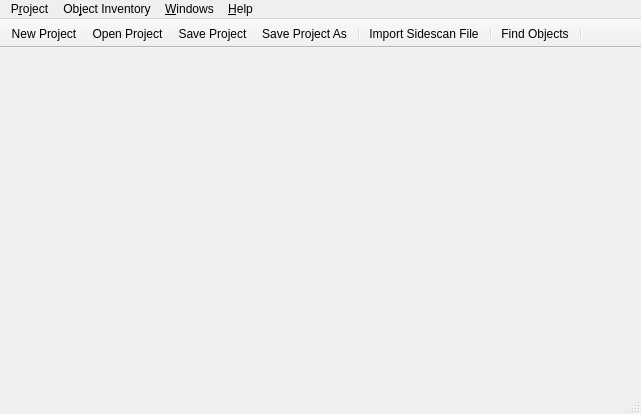
<?xml version="1.0" encoding="UTF-8"?>
<ui version="4.0">
 <class>MainWindow</class>
 <widget class="QMainWindow" name="MainWindow">
  <property name="geometry">
   <rect>
    <x>0</x>
    <y>0</y>
    <width>641</width>
    <height>414</height>
   </rect>
  </property>
  <property name="windowTitle">
   <string>OpenSidescan - by CIDCO</string>
  </property>
  <property name="windowIcon">
   <iconset resource="../../resources.qrc">
    <normaloff>:/Images/resources/cidco_icon.png</normaloff>:/Images/resources/cidco_icon.png</iconset>
  </property>
  <widget class="QWidget" name="centralWidget"/>
  <widget class="QMenuBar" name="menuBar">
   <property name="geometry">
    <rect>
     <x>0</x>
     <y>0</y>
     <width>641</width>
     <height>22</height>
    </rect>
   </property>
   <widget class="QMenu" name="menuFile">
    <property name="title">
     <string>P&amp;roject</string>
    </property>
    <addaction name="actionNewProject"/>
    <addaction name="actionOpenProject"/>
    <addaction name="actionSaveProject"/>
    <addaction name="actionSaveAs"/>
    <addaction name="separator"/>
    <addaction name="actionImport"/>
    <addaction name="separator"/>
    <addaction name="actionQuit"/>
   </widget>
   <widget class="QMenu" name="menuHelp">
    <property name="title">
     <string>&amp;Help</string>
    </property>
    <addaction name="actionAbout"/>
   </widget>
   <widget class="QMenu" name="menuObject_Inventory">
    <property name="title">
     <string>Ob&amp;ject Inventory</string>
    </property>
    <widget class="QMenu" name="menuExport_Inventory">
     <property name="title">
      <string>E&amp;xport Inventory</string>
     </property>
     <addaction name="actionExportCsvFile"/>
     <addaction name="actionExportHTML"/>
     <addaction name="actionExportKmlFile"/>
     <addaction name="actionExportTrainingObjectSamples"/>
     <addaction name="actionExportHitsFile"/>
    </widget>
    <addaction name="actionFindObjects"/>
    <addaction name="menuExport_Inventory"/>
   </widget>
   <widget class="QMenu" name="menuWindows">
    <property name="title">
     <string>&amp;Windows</string>
    </property>
    <addaction name="actionShowChannelPropertiesWindow"/>
    <addaction name="actionShowFilePropertiesWindow"/>
    <addaction name="actionShowObjectInventoryWindow"/>
    <addaction name="actionShowProjectWindow"/>
    <addaction name="actionShowVesselGeometryWindow"/>
   </widget>
   <addaction name="menuFile"/>
   <addaction name="menuObject_Inventory"/>
   <addaction name="menuWindows"/>
   <addaction name="menuHelp"/>
  </widget>
  <widget class="QToolBar" name="mainToolBar">
   <property name="movable">
    <bool>false</bool>
   </property>
   <property name="floatable">
    <bool>false</bool>
   </property>
   <attribute name="toolBarArea">
    <enum>TopToolBarArea</enum>
   </attribute>
   <attribute name="toolBarBreak">
    <bool>false</bool>
   </attribute>
   <addaction name="actionNewProject"/>
   <addaction name="actionOpenProject"/>
   <addaction name="actionSaveProject"/>
   <addaction name="actionSaveAs"/>
   <addaction name="separator"/>
   <addaction name="actionImport"/>
   <addaction name="separator"/>
   <addaction name="actionFindObjects"/>
   <addaction name="separator"/>
  </widget>
  <widget class="QStatusBar" name="statusBar"/>
  <action name="actionImport">
   <property name="icon">
    <iconset resource="../../resources.qrc">
     <normaloff>:/Images/resources/import.png</normaloff>:/Images/resources/import.png</iconset>
   </property>
   <property name="text">
    <string>&amp;Import Sidescan File</string>
   </property>
   <property name="toolTip">
    <string>Import Sidescan File</string>
   </property>
  </action>
  <action name="actionAbout">
   <property name="icon">
    <iconset resource="../../resources.qrc">
     <normaloff>:/Images/resources/help.png</normaloff>:/Images/resources/help.png</iconset>
   </property>
   <property name="text">
    <string>&amp;About OpenSidescan</string>
   </property>
  </action>
  <action name="actionQuit">
   <property name="text">
    <string>&amp;Quit</string>
   </property>
  </action>
  <action name="actionFindObjects">
   <property name="icon">
    <iconset resource="../../resources.qrc">
     <normaloff>:/Images/resources/marker.png</normaloff>:/Images/resources/marker.png</iconset>
   </property>
   <property name="text">
    <string>Find &amp;Objects</string>
   </property>
  </action>
  <action name="actionShowProjectWindow">
   <property name="text">
    <string>&amp;Project</string>
   </property>
  </action>
  <action name="actionShowFilePropertiesWindow">
   <property name="text">
    <string>&amp;File Properties</string>
   </property>
  </action>
  <action name="actionShowObjectInventoryWindow">
   <property name="text">
    <string>&amp;Object Inventory</string>
   </property>
  </action>
  <action name="actionNewProject">
   <property name="icon">
    <iconset resource="../../resources.qrc">
     <normaloff>:/Images/resources/new.png</normaloff>:/Images/resources/new.png</iconset>
   </property>
   <property name="text">
    <string>&amp;New Project</string>
   </property>
   <property name="toolTip">
    <string>New Project</string>
   </property>
  </action>
  <action name="actionOpenProject">
   <property name="icon">
    <iconset resource="../../resources.qrc">
     <normaloff>:/Images/resources/open.png</normaloff>:/Images/resources/open.png</iconset>
   </property>
   <property name="text">
    <string>&amp;Open Project</string>
   </property>
   <property name="toolTip">
    <string>Open Project</string>
   </property>
  </action>
  <action name="actionSaveProject">
   <property name="icon">
    <iconset resource="../../resources.qrc">
     <normaloff>:/Images/resources/save.png</normaloff>:/Images/resources/save.png</iconset>
   </property>
   <property name="text">
    <string>&amp;Save Project</string>
   </property>
   <property name="toolTip">
    <string>Save Project</string>
   </property>
  </action>
  <action name="actionSaveAs">
   <property name="icon">
    <iconset resource="../../resources.qrc">
     <normaloff>:/Images/resources/save-as.png</normaloff>:/Images/resources/save-as.png</iconset>
   </property>
   <property name="text">
    <string>Save &amp;Project As ...</string>
   </property>
   <property name="toolTip">
    <string>Save Project As..</string>
   </property>
  </action>
  <action name="actionExportKmlFile">
   <property name="icon">
    <iconset resource="../../resources.qrc">
     <normaloff>:/Images/resources/kml.png</normaloff>:/Images/resources/kml.png</iconset>
   </property>
   <property name="text">
    <string>Export &amp;KML File</string>
   </property>
  </action>
  <action name="actionExportHTML">
   <property name="enabled">
    <bool>true</bool>
   </property>
   <property name="icon">
    <iconset resource="../../resources.qrc">
     <normaloff>:/Images/resources/document-save-as-4.png</normaloff>:/Images/resources/document-save-as-4.png</iconset>
   </property>
   <property name="text">
    <string>Export as HTML</string>
   </property>
   <property name="toolTip">
    <string>Export as HTML</string>
   </property>
  </action>
  <action name="actionExportTrainingObjectSamples">
   <property name="text">
    <string>Export &amp;Training Dataset</string>
   </property>
  </action>
  <action name="actionShowChannelPropertiesWindow">
   <property name="text">
    <string>&amp;Channel Properties</string>
   </property>
  </action>
  <action name="actionExportCsvFile">
   <property name="text">
    <string>Export &amp;CSV File</string>
   </property>
  </action>
  <action name="actionShowVesselGeometryWindow">
   <property name="text">
    <string>VesselGeometry</string>
   </property>
  </action>
  <action name="actionExportHitsFile">
   <property name="text">
    <string>Export HITS file</string>
   </property>
  </action>
 </widget>
 <layoutdefault spacing="6" margin="11"/>
 <resources>
  <include location="../../resources.qrc"/>
 </resources>
 <connections>
  <connection>
   <sender>actionImport</sender>
   <signal>triggered()</signal>
   <receiver>MainWindow</receiver>
   <slot>actionImport()</slot>
   <hints>
    <hint type="sourcelabel">
     <x>-1</x>
     <y>-1</y>
    </hint>
    <hint type="destinationlabel">
     <x>199</x>
     <y>149</y>
    </hint>
   </hints>
  </connection>
  <connection>
   <sender>actionQuit</sender>
   <signal>triggered()</signal>
   <receiver>MainWindow</receiver>
   <slot>actionQuit()</slot>
   <hints>
    <hint type="sourcelabel">
     <x>-1</x>
     <y>-1</y>
    </hint>
    <hint type="destinationlabel">
     <x>199</x>
     <y>149</y>
    </hint>
   </hints>
  </connection>
  <connection>
   <sender>actionAbout</sender>
   <signal>triggered()</signal>
   <receiver>MainWindow</receiver>
   <slot>actionAbout()</slot>
   <hints>
    <hint type="sourcelabel">
     <x>-1</x>
     <y>-1</y>
    </hint>
    <hint type="destinationlabel">
     <x>199</x>
     <y>149</y>
    </hint>
   </hints>
  </connection>
  <connection>
   <sender>actionFindObjects</sender>
   <signal>triggered()</signal>
   <receiver>MainWindow</receiver>
   <slot>actionFindObjects()</slot>
   <hints>
    <hint type="sourcelabel">
     <x>-1</x>
     <y>-1</y>
    </hint>
    <hint type="destinationlabel">
     <x>249</x>
     <y>190</y>
    </hint>
   </hints>
  </connection>
  <connection>
   <sender>actionNewProject</sender>
   <signal>triggered()</signal>
   <receiver>MainWindow</receiver>
   <slot>actionCreate()</slot>
   <hints>
    <hint type="sourcelabel">
     <x>-1</x>
     <y>-1</y>
    </hint>
    <hint type="destinationlabel">
     <x>249</x>
     <y>190</y>
    </hint>
   </hints>
  </connection>
  <connection>
   <sender>actionOpenProject</sender>
   <signal>triggered()</signal>
   <receiver>MainWindow</receiver>
   <slot>actionOpen()</slot>
   <hints>
    <hint type="sourcelabel">
     <x>-1</x>
     <y>-1</y>
    </hint>
    <hint type="destinationlabel">
     <x>249</x>
     <y>190</y>
    </hint>
   </hints>
  </connection>
  <connection>
   <sender>actionSaveProject</sender>
   <signal>triggered()</signal>
   <receiver>MainWindow</receiver>
   <slot>actionSave()</slot>
   <hints>
    <hint type="sourcelabel">
     <x>-1</x>
     <y>-1</y>
    </hint>
    <hint type="destinationlabel">
     <x>249</x>
     <y>190</y>
    </hint>
   </hints>
  </connection>
  <connection>
   <sender>actionSaveAs</sender>
   <signal>triggered()</signal>
   <receiver>MainWindow</receiver>
   <slot>actionSaveAs()</slot>
   <hints>
    <hint type="sourcelabel">
     <x>-1</x>
     <y>-1</y>
    </hint>
    <hint type="destinationlabel">
     <x>249</x>
     <y>190</y>
    </hint>
   </hints>
  </connection>
  <connection>
   <sender>actionExportKmlFile</sender>
   <signal>triggered()</signal>
   <receiver>MainWindow</receiver>
   <slot>actionExportKmlFile()</slot>
   <hints>
    <hint type="sourcelabel">
     <x>-1</x>
     <y>-1</y>
    </hint>
    <hint type="destinationlabel">
     <x>249</x>
     <y>190</y>
    </hint>
   </hints>
  </connection>
  <connection>
   <sender>actionExportHTML</sender>
   <signal>triggered()</signal>
   <receiver>MainWindow</receiver>
   <slot>actionExportHTML()</slot>
   <hints>
    <hint type="sourcelabel">
     <x>-1</x>
     <y>-1</y>
    </hint>
    <hint type="destinationlabel">
     <x>249</x>
     <y>190</y>
    </hint>
   </hints>
  </connection>
  <connection>
   <sender>actionExportTrainingObjectSamples</sender>
   <signal>triggered()</signal>
   <receiver>MainWindow</receiver>
   <slot>actionExportTrainingObjectSamples()</slot>
   <hints>
    <hint type="sourcelabel">
     <x>-1</x>
     <y>-1</y>
    </hint>
    <hint type="destinationlabel">
     <x>249</x>
     <y>190</y>
    </hint>
   </hints>
  </connection>
  <connection>
   <sender>actionExportCsvFile</sender>
   <signal>triggered()</signal>
   <receiver>MainWindow</receiver>
   <slot>actionExportCsvFile()</slot>
   <hints>
    <hint type="sourcelabel">
     <x>-1</x>
     <y>-1</y>
    </hint>
    <hint type="destinationlabel">
     <x>249</x>
     <y>190</y>
    </hint>
   </hints>
  </connection>
  <connection>
   <sender>actionExportHitsFile</sender>
   <signal>triggered()</signal>
   <receiver>MainWindow</receiver>
   <slot>actionExportHitsFile()</slot>
   <hints>
    <hint type="sourcelabel">
     <x>-1</x>
     <y>-1</y>
    </hint>
    <hint type="destinationlabel">
     <x>320</x>
     <y>206</y>
    </hint>
   </hints>
  </connection>
 </connections>
 <slots>
  <slot>actionOpen()</slot>
  <slot>actionQuit()</slot>
  <slot>actionAbout()</slot>
  <slot>actionFindObjects()</slot>
  <slot>actionCreate()</slot>
  <slot>actionImport()</slot>
  <slot>actionSave()</slot>
  <slot>actionSaveAs()</slot>
  <slot>actionExportKmlFile()</slot>
  <slot>actionExportHTML()</slot>
  <slot>actionExportTrainingObjectSamples()</slot>
  <slot>actionExportCsvFile()</slot>
  <slot>actionExportHitsFile()</slot>
 </slots>
</ui>
